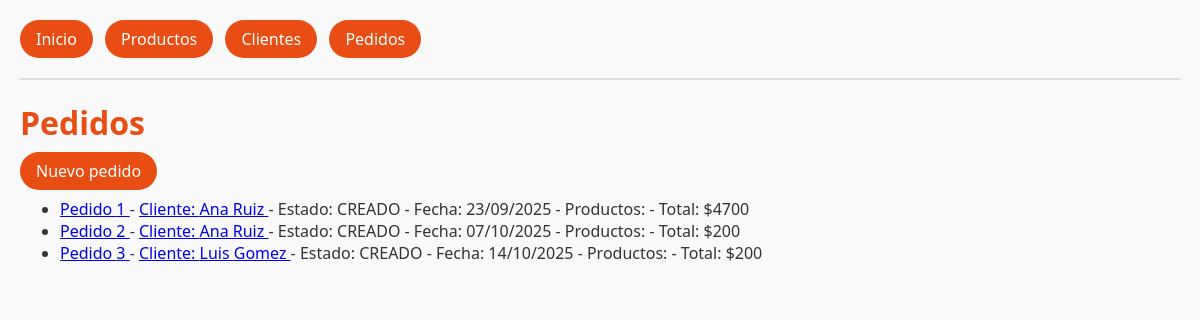
Page /pedidos/ on the committed database.
### tienda/models.py (models this page shows, shortened)
class Pedido(models.Model):
    ESTADOS = [
        ("CREADO", "Creado"),
        ("PAGADO", "Pagado"),
        ("ENVIADO", "Enviado"),
        ("CERRADO", "Cerrado"),
    ]
    cliente = models.ForeignKey("Cliente", on_delete=models.CASCADE, related_name="pedidos")
    estado = models.CharField(max_length=10, choices=ESTADOS, default="CREADO")
    fecha = models.DateTimeField(auto_now_add=True)

class Cliente(models.Model):
    nombre = models.CharField(max_length=120)
    correo = models.EmailField(unique=True)
    fecha_registro = models.DateTimeField(auto_now_add=True)
    activo = models.BooleanField(default=True)

### tienda/views.py (the view)
# urls.py: path("pedidos/", views.lista_pedidos, name="lista_pedidos"),
def lista_pedidos(request):
    pedidos = Pedido.objects.annotate(
        total_productos=Sum("items__cantidad"),
        total_precio=Sum(F("items__cantidad") * F("items__precio_unitario")),
    )
    return render(request, "tienda/lista_pedidos.html", {"pedidos": pedidos})

### tienda/templates/tienda/lista_pedidos.html (shortened to what this page needs)
{% extends "tienda/base.html" %}
{% block content %}
<h1>Pedidos</h1>
<p><a href="{% url 'tienda:crear_pedido_items' %}" class="btn">Nuevo pedido</a></p>
<ul>
    {% for ped in pedidos %}
    <li>
        <a href="{% url 'tienda:detalle_pedido' ped.pk %}">
            Pedido {{ ped.id }}
        </a>
         -
        <a href="{% url 'tienda:detalle_cliente' ped.cliente.pk %}">
            Cliente: {{ ped.cliente.nombre }}
        </a>
        - Estado: {{ ped.estado }}
        - Fecha: {{ ped.fecha|date:"d/m/Y" }}
        - Productos: {{ ped.productos.count }}
        - Total: ${{ ped.total_precio|default:"0.0" }}
    </li>
    {% empty %}
    <li>No hay pedidos registrados.</li>
    {% endfor %}
</ul>
{% endblock %}

### tienda/static/css/main.css (style rules this page uses)
body { font-family: 'Segoe UI', sans-serif; margin: 20px; background-color: #f9f9f9; color: #333; }
h1, h2, h3 { color: #e84d13; margin-bottom: 15px; }
.btn { border-radius: 9999px; padding: 8px 16px; background-color: #e84d13; color: #fff; text-decoration:none; }

### rows in the picture
Pedido: id "1", cliente.nombre "Ana Ruiz", estado "CREADO", fecha "23/09/2025", total_precio "4700"
Pedido: id "2", cliente.nombre "Ana Ruiz", estado "CREADO", fecha "07/10/2025", total_precio "200"
Pedido: id "3", cliente.nombre "Luis Gomez", estado "CREADO", fecha "14/10/2025", total_precio "200"
